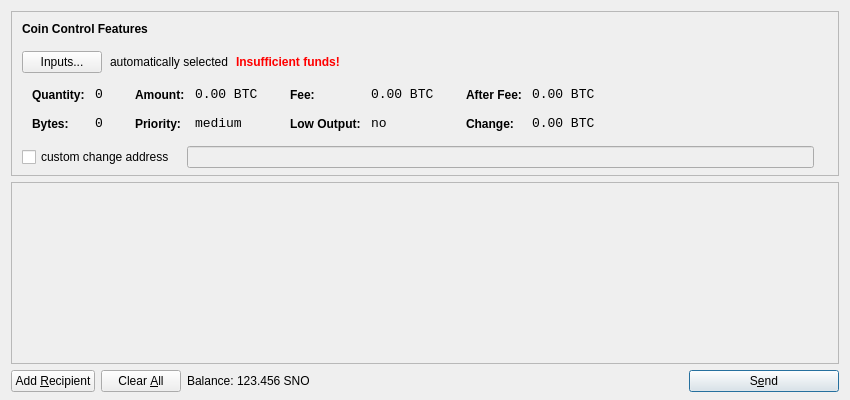
<?xml version="1.0" encoding="UTF-8"?>
<ui version="4.0">
 <class>SendCoinsDialog</class>
 <widget class="QDialog" name="SendCoinsDialog">
  <property name="geometry">
   <rect>
    <x>0</x>
    <y>0</y>
    <width>850</width>
    <height>400</height>
   </rect>
  </property>
  <property name="windowTitle">
   <string>Send Coins</string>
  </property>
  <layout class="QVBoxLayout" name="verticalLayout" stretch="0,1,0">
   <property name="bottomMargin">
    <number>8</number>
   </property>
   <item>
    <widget class="QFrame" name="frameCoinControl">
     <property name="sizePolicy">
      <sizepolicy hsizetype="Expanding" vsizetype="Expanding">
       <horstretch>0</horstretch>
       <verstretch>0</verstretch>
      </sizepolicy>
     </property>
     <property name="maximumSize">
      <size>
       <width>16777215</width>
       <height>16777215</height>
      </size>
     </property>
     <property name="frameShape">
      <enum>QFrame::StyledPanel</enum>
     </property>
     <property name="frameShadow">
      <enum>QFrame::Sunken</enum>
     </property>
     <layout class="QVBoxLayout" name="verticalLayoutCoinControl2">
      <property name="spacing">
       <number>-1</number>
      </property>
      <property name="leftMargin">
       <number>0</number>
      </property>
      <property name="topMargin">
       <number>0</number>
      </property>
      <property name="rightMargin">
       <number>0</number>
      </property>
      <property name="bottomMargin">
       <number>6</number>
      </property>
      <item>
       <layout class="QVBoxLayout" name="verticalLayoutCoinControl" stretch="0,0,0,0,1">
        <property name="spacing">
         <number>0</number>
        </property>
        <property name="leftMargin">
         <number>10</number>
        </property>
        <property name="topMargin">
         <number>10</number>
        </property>
        <item>
         <layout class="QHBoxLayout" name="horizontalLayoutCoinControl1">
          <property name="bottomMargin">
           <number>15</number>
          </property>
          <item>
           <widget class="QLabel" name="labelCoinControlFeatures">
            <property name="sizePolicy">
             <sizepolicy hsizetype="Preferred" vsizetype="Maximum">
              <horstretch>0</horstretch>
              <verstretch>0</verstretch>
             </sizepolicy>
            </property>
            <property name="font">
             <font>
              <weight>75</weight>
              <bold>true</bold>
             </font>
            </property>
            <property name="styleSheet">
             <string notr="true">font-weight:bold;</string>
            </property>
            <property name="text">
             <string>Coin Control Features</string>
            </property>
           </widget>
          </item>
         </layout>
        </item>
        <item>
         <layout class="QHBoxLayout" name="horizontalLayoutCoinControl2" stretch="0,0,0,0">
          <property name="spacing">
           <number>8</number>
          </property>
          <property name="bottomMargin">
           <number>10</number>
          </property>
          <item>
           <widget class="QPushButton" name="pushButtonCoinControl">
            <property name="styleSheet">
             <string notr="true"/>
            </property>
            <property name="text">
             <string>Inputs...</string>
            </property>
           </widget>
          </item>
          <item>
           <widget class="QLabel" name="labelCoinControlAutomaticallySelected">
            <property name="text">
             <string>automatically selected</string>
            </property>
            <property name="margin">
             <number>5</number>
            </property>
           </widget>
          </item>
          <item>
           <widget class="QLabel" name="labelCoinControlInsuffFunds">
            <property name="font">
             <font>
              <weight>75</weight>
              <bold>true</bold>
             </font>
            </property>
            <property name="styleSheet">
             <string notr="true">color:red;font-weight:bold;</string>
            </property>
            <property name="text">
             <string>Insufficient funds!</string>
            </property>
            <property name="margin">
             <number>5</number>
            </property>
           </widget>
          </item>
          <item>
           <spacer name="horizontalSpacerCoinControl">
            <property name="orientation">
             <enum>Qt::Horizontal</enum>
            </property>
            <property name="sizeHint" stdset="0">
             <size>
              <width>40</width>
              <height>1</height>
             </size>
            </property>
           </spacer>
          </item>
         </layout>
        </item>
        <item>
         <widget class="QWidget" name="widgetCoinControl" native="true">
          <property name="sizePolicy">
           <sizepolicy hsizetype="Preferred" vsizetype="Preferred">
            <horstretch>0</horstretch>
            <verstretch>0</verstretch>
           </sizepolicy>
          </property>
          <property name="minimumSize">
           <size>
            <width>0</width>
            <height>0</height>
           </size>
          </property>
          <property name="styleSheet">
           <string notr="true"/>
          </property>
          <layout class="QHBoxLayout" name="horizontalLayoutCoinControl5">
           <property name="margin">
            <number>0</number>
           </property>
           <item>
            <layout class="QHBoxLayout" name="horizontalLayoutCoinControl3" stretch="0,0,0,1">
             <property name="spacing">
              <number>20</number>
             </property>
             <property name="topMargin">
              <number>0</number>
             </property>
             <property name="bottomMargin">
              <number>10</number>
             </property>
             <item>
              <layout class="QFormLayout" name="formLayoutCoinControl1">
               <property name="horizontalSpacing">
                <number>10</number>
               </property>
               <property name="verticalSpacing">
                <number>14</number>
               </property>
               <property name="leftMargin">
                <number>10</number>
               </property>
               <property name="topMargin">
                <number>4</number>
               </property>
               <property name="rightMargin">
                <number>6</number>
               </property>
               <item row="0" column="0">
                <widget class="QLabel" name="labelCoinControlQuantityText">
                 <property name="styleSheet">
                  <string notr="true">font-weight:bold;</string>
                 </property>
                 <property name="text">
                  <string>Quantity:</string>
                 </property>
                 <property name="margin">
                  <number>0</number>
                 </property>
                </widget>
               </item>
               <item row="0" column="1">
                <widget class="QLabel" name="labelCoinControlQuantity">
                 <property name="font">
                  <font>
                   <family>Monospace</family>
                   <pointsize>10</pointsize>
                  </font>
                 </property>
                 <property name="cursor">
                  <cursorShape>IBeamCursor</cursorShape>
                 </property>
                 <property name="contextMenuPolicy">
                  <enum>Qt::ActionsContextMenu</enum>
                 </property>
                 <property name="text">
                  <string notr="true">0</string>
                 </property>
                 <property name="margin">
                  <number>0</number>
                 </property>
                 <property name="textInteractionFlags">
                  <set>Qt::LinksAccessibleByMouse|Qt::TextSelectableByKeyboard|Qt::TextSelectableByMouse</set>
                 </property>
                </widget>
               </item>
               <item row="1" column="0">
                <widget class="QLabel" name="labelCoinControlBytesText">
                 <property name="styleSheet">
                  <string notr="true">font-weight:bold;</string>
                 </property>
                 <property name="text">
                  <string>Bytes:</string>
                 </property>
                </widget>
               </item>
               <item row="1" column="1">
                <widget class="QLabel" name="labelCoinControlBytes">
                 <property name="font">
                  <font>
                   <family>Monospace</family>
                   <pointsize>10</pointsize>
                  </font>
                 </property>
                 <property name="cursor">
                  <cursorShape>IBeamCursor</cursorShape>
                 </property>
                 <property name="contextMenuPolicy">
                  <enum>Qt::ActionsContextMenu</enum>
                 </property>
                 <property name="text">
                  <string notr="true">0</string>
                 </property>
                 <property name="textInteractionFlags">
                  <set>Qt::LinksAccessibleByMouse|Qt::TextSelectableByKeyboard|Qt::TextSelectableByMouse</set>
                 </property>
                </widget>
               </item>
              </layout>
             </item>
             <item>
              <layout class="QFormLayout" name="formLayoutCoinControl2">
               <property name="horizontalSpacing">
                <number>10</number>
               </property>
               <property name="verticalSpacing">
                <number>14</number>
               </property>
               <property name="leftMargin">
                <number>6</number>
               </property>
               <property name="topMargin">
                <number>4</number>
               </property>
               <property name="rightMargin">
                <number>6</number>
               </property>
               <item row="0" column="0">
                <widget class="QLabel" name="labelCoinControlAmountText">
                 <property name="styleSheet">
                  <string notr="true">font-weight:bold;</string>
                 </property>
                 <property name="text">
                  <string>Amount:</string>
                 </property>
                 <property name="margin">
                  <number>0</number>
                 </property>
                </widget>
               </item>
               <item row="0" column="1">
                <widget class="QLabel" name="labelCoinControlAmount">
                 <property name="font">
                  <font>
                   <family>Monospace</family>
                   <pointsize>10</pointsize>
                  </font>
                 </property>
                 <property name="cursor">
                  <cursorShape>IBeamCursor</cursorShape>
                 </property>
                 <property name="contextMenuPolicy">
                  <enum>Qt::ActionsContextMenu</enum>
                 </property>
                 <property name="text">
                  <string notr="true">0.00 BTC</string>
                 </property>
                 <property name="textInteractionFlags">
                  <set>Qt::LinksAccessibleByMouse|Qt::TextSelectableByKeyboard|Qt::TextSelectableByMouse</set>
                 </property>
                </widget>
               </item>
               <item row="1" column="0">
                <widget class="QLabel" name="labelCoinControlPriorityText">
                 <property name="styleSheet">
                  <string notr="true">font-weight:bold;</string>
                 </property>
                 <property name="text">
                  <string>Priority:</string>
                 </property>
                </widget>
               </item>
               <item row="1" column="1">
                <widget class="QLabel" name="labelCoinControlPriority">
                 <property name="font">
                  <font>
                   <family>Monospace</family>
                   <pointsize>10</pointsize>
                  </font>
                 </property>
                 <property name="cursor">
                  <cursorShape>IBeamCursor</cursorShape>
                 </property>
                 <property name="contextMenuPolicy">
                  <enum>Qt::ActionsContextMenu</enum>
                 </property>
                 <property name="text">
                  <string>medium</string>
                 </property>
                 <property name="textInteractionFlags">
                  <set>Qt::LinksAccessibleByMouse|Qt::TextSelectableByKeyboard|Qt::TextSelectableByMouse</set>
                 </property>
                </widget>
               </item>
              </layout>
             </item>
             <item>
              <layout class="QFormLayout" name="formLayoutCoinControl3">
               <property name="horizontalSpacing">
                <number>10</number>
               </property>
               <property name="verticalSpacing">
                <number>14</number>
               </property>
               <property name="leftMargin">
                <number>6</number>
               </property>
               <property name="topMargin">
                <number>4</number>
               </property>
               <property name="rightMargin">
                <number>6</number>
               </property>
               <item row="0" column="0">
                <widget class="QLabel" name="labelCoinControlFeeText">
                 <property name="styleSheet">
                  <string notr="true">font-weight:bold;</string>
                 </property>
                 <property name="text">
                  <string>Fee:</string>
                 </property>
                 <property name="margin">
                  <number>0</number>
                 </property>
                </widget>
               </item>
               <item row="0" column="1">
                <widget class="QLabel" name="labelCoinControlFee">
                 <property name="font">
                  <font>
                   <family>Monospace</family>
                   <pointsize>10</pointsize>
                  </font>
                 </property>
                 <property name="cursor">
                  <cursorShape>IBeamCursor</cursorShape>
                 </property>
                 <property name="contextMenuPolicy">
                  <enum>Qt::ActionsContextMenu</enum>
                 </property>
                 <property name="text">
                  <string notr="true">0.00 BTC</string>
                 </property>
                 <property name="textInteractionFlags">
                  <set>Qt::LinksAccessibleByMouse|Qt::TextSelectableByKeyboard|Qt::TextSelectableByMouse</set>
                 </property>
                </widget>
               </item>
               <item row="1" column="0">
                <widget class="QLabel" name="labelCoinControlLowOutputText">
                 <property name="styleSheet">
                  <string notr="true">font-weight:bold;</string>
                 </property>
                 <property name="text">
                  <string>Low Output:</string>
                 </property>
                </widget>
               </item>
               <item row="1" column="1">
                <widget class="QLabel" name="labelCoinControlLowOutput">
                 <property name="font">
                  <font>
                   <family>Monospace</family>
                   <pointsize>10</pointsize>
                  </font>
                 </property>
                 <property name="cursor">
                  <cursorShape>IBeamCursor</cursorShape>
                 </property>
                 <property name="contextMenuPolicy">
                  <enum>Qt::ActionsContextMenu</enum>
                 </property>
                 <property name="text">
                  <string>no</string>
                 </property>
                 <property name="textInteractionFlags">
                  <set>Qt::LinksAccessibleByMouse|Qt::TextSelectableByKeyboard|Qt::TextSelectableByMouse</set>
                 </property>
                </widget>
               </item>
              </layout>
             </item>
             <item>
              <layout class="QFormLayout" name="formLayoutCoinControl4">
               <property name="horizontalSpacing">
                <number>10</number>
               </property>
               <property name="verticalSpacing">
                <number>14</number>
               </property>
               <property name="leftMargin">
                <number>6</number>
               </property>
               <property name="topMargin">
                <number>4</number>
               </property>
               <property name="rightMargin">
                <number>6</number>
               </property>
               <item row="0" column="0">
                <widget class="QLabel" name="labelCoinControlAfterFeeText">
                 <property name="styleSheet">
                  <string notr="true">font-weight:bold;</string>
                 </property>
                 <property name="text">
                  <string>After Fee:</string>
                 </property>
                 <property name="margin">
                  <number>0</number>
                 </property>
                </widget>
               </item>
               <item row="0" column="1">
                <widget class="QLabel" name="labelCoinControlAfterFee">
                 <property name="font">
                  <font>
                   <family>Monospace</family>
                   <pointsize>10</pointsize>
                  </font>
                 </property>
                 <property name="cursor">
                  <cursorShape>IBeamCursor</cursorShape>
                 </property>
                 <property name="contextMenuPolicy">
                  <enum>Qt::ActionsContextMenu</enum>
                 </property>
                 <property name="text">
                  <string notr="true">0.00 BTC</string>
                 </property>
                 <property name="textInteractionFlags">
                  <set>Qt::LinksAccessibleByMouse|Qt::TextSelectableByKeyboard|Qt::TextSelectableByMouse</set>
                 </property>
                </widget>
               </item>
               <item row="1" column="0">
                <widget class="QLabel" name="labelCoinControlChangeText">
                 <property name="styleSheet">
                  <string notr="true">font-weight:bold;</string>
                 </property>
                 <property name="text">
                  <string>Change:</string>
                 </property>
                </widget>
               </item>
               <item row="1" column="1">
                <widget class="QLabel" name="labelCoinControlChange">
                 <property name="font">
                  <font>
                   <family>Monospace</family>
                   <pointsize>10</pointsize>
                  </font>
                 </property>
                 <property name="cursor">
                  <cursorShape>IBeamCursor</cursorShape>
                 </property>
                 <property name="contextMenuPolicy">
                  <enum>Qt::ActionsContextMenu</enum>
                 </property>
                 <property name="text">
                  <string notr="true">0.00 BTC</string>
                 </property>
                 <property name="textInteractionFlags">
                  <set>Qt::LinksAccessibleByMouse|Qt::TextSelectableByKeyboard|Qt::TextSelectableByMouse</set>
                 </property>
                </widget>
               </item>
              </layout>
             </item>
            </layout>
           </item>
          </layout>
         </widget>
        </item>
        <item>
         <layout class="QHBoxLayout" name="horizontalLayoutCoinControl4" stretch="0,0,0">
          <property name="spacing">
           <number>12</number>
          </property>
          <property name="sizeConstraint">
           <enum>QLayout::SetDefaultConstraint</enum>
          </property>
          <property name="topMargin">
           <number>5</number>
          </property>
          <property name="rightMargin">
           <number>5</number>
          </property>
          <item>
           <widget class="QCheckBox" name="checkBoxCoinControlChange">
            <property name="text">
             <string>custom change address</string>
            </property>
           </widget>
          </item>
          <item>
           <widget class="QLineEdit" name="lineEditCoinControlChange">
            <property name="enabled">
             <bool>false</bool>
            </property>
            <property name="sizePolicy">
             <sizepolicy hsizetype="Expanding" vsizetype="Fixed">
              <horstretch>0</horstretch>
              <verstretch>0</verstretch>
             </sizepolicy>
            </property>
           </widget>
          </item>
          <item>
           <widget class="QLabel" name="labelCoinControlChangeLabel">
            <property name="sizePolicy">
             <sizepolicy hsizetype="Preferred" vsizetype="Expanding">
              <horstretch>0</horstretch>
              <verstretch>0</verstretch>
             </sizepolicy>
            </property>
            <property name="minimumSize">
             <size>
              <width>0</width>
              <height>0</height>
             </size>
            </property>
            <property name="text">
             <string/>
            </property>
            <property name="margin">
             <number>3</number>
            </property>
           </widget>
          </item>
         </layout>
        </item>
        <item>
         <spacer name="verticalSpacerCoinControl">
          <property name="orientation">
           <enum>Qt::Vertical</enum>
          </property>
          <property name="sizeHint" stdset="0">
           <size>
            <width>800</width>
            <height>1</height>
           </size>
          </property>
         </spacer>
        </item>
       </layout>
      </item>
     </layout>
    </widget>
   </item>
   <item>
    <widget class="QScrollArea" name="scrollArea">
     <property name="widgetResizable">
      <bool>true</bool>
     </property>
     <widget class="QWidget" name="scrollAreaWidgetContents">
      <property name="geometry">
       <rect>
        <x>0</x>
        <y>0</y>
        <width>830</width>
        <height>165</height>
       </rect>
      </property>
      <layout class="QVBoxLayout" name="verticalLayout_2">
       <property name="margin">
        <number>0</number>
       </property>
       <item>
        <layout class="QVBoxLayout" name="entries">
         <property name="spacing">
          <number>6</number>
         </property>
        </layout>
       </item>
       <item>
        <spacer name="verticalSpacer">
         <property name="orientation">
          <enum>Qt::Vertical</enum>
         </property>
         <property name="sizeHint" stdset="0">
          <size>
           <width>20</width>
           <height>40</height>
          </size>
         </property>
        </spacer>
       </item>
      </layout>
     </widget>
    </widget>
   </item>
   <item>
    <layout class="QHBoxLayout" name="horizontalLayout">
     <item>
      <widget class="QPushButton" name="addButton">
       <property name="toolTip">
        <string>Send to multiple recipients at once</string>
       </property>
       <property name="text">
        <string>Add &amp;Recipient</string>
       </property>
       <property name="icon">
        <iconset resource="../bitcoin.qrc">
         <normaloff>:/icons/add</normaloff>:/icons/add</iconset>
       </property>
       <property name="autoDefault">
        <bool>false</bool>
       </property>
      </widget>
     </item>
     <item>
      <widget class="QPushButton" name="clearButton">
       <property name="sizePolicy">
        <sizepolicy hsizetype="Minimum" vsizetype="Fixed">
         <horstretch>0</horstretch>
         <verstretch>0</verstretch>
        </sizepolicy>
       </property>
       <property name="toolTip">
        <string>Remove all transaction fields</string>
       </property>
       <property name="text">
        <string>Clear &amp;All</string>
       </property>
       <property name="icon">
        <iconset resource="../bitcoin.qrc">
         <normaloff>:/icons/remove</normaloff>:/icons/remove</iconset>
       </property>
       <property name="autoRepeatDelay">
        <number>300</number>
       </property>
       <property name="autoDefault">
        <bool>false</bool>
       </property>
      </widget>
     </item>
     <item>
      <layout class="QHBoxLayout" name="horizontalLayout_2">
       <property name="spacing">
        <number>3</number>
       </property>
       <item>
        <widget class="QLabel" name="label">
         <property name="text">
          <string>Balance:</string>
         </property>
        </widget>
       </item>
       <item>
        <widget class="QLabel" name="labelBalance">
         <property name="cursor">
          <cursorShape>IBeamCursor</cursorShape>
         </property>
         <property name="text">
          <string>123.456 SNO</string>
         </property>
         <property name="textInteractionFlags">
          <set>Qt::LinksAccessibleByMouse|Qt::TextSelectableByKeyboard|Qt::TextSelectableByMouse</set>
         </property>
        </widget>
       </item>
      </layout>
     </item>
     <item>
      <spacer name="horizontalSpacer">
       <property name="orientation">
        <enum>Qt::Horizontal</enum>
       </property>
       <property name="sizeHint" stdset="0">
        <size>
         <width>40</width>
         <height>20</height>
        </size>
       </property>
      </spacer>
     </item>
     <item>
      <widget class="QPushButton" name="sendButton">
       <property name="minimumSize">
        <size>
         <width>150</width>
         <height>0</height>
        </size>
       </property>
       <property name="toolTip">
        <string>Confirm the send action</string>
       </property>
       <property name="text">
        <string>S&amp;end</string>
       </property>
       <property name="icon">
        <iconset resource="../bitcoin.qrc">
         <normaloff>:/icons/send</normaloff>:/icons/send</iconset>
       </property>
       <property name="default">
        <bool>true</bool>
       </property>
      </widget>
     </item>
    </layout>
   </item>
  </layout>
 </widget>
 <resources>
  <include location="../bitcoin.qrc"/>
 </resources>
 <connections/>
</ui>
